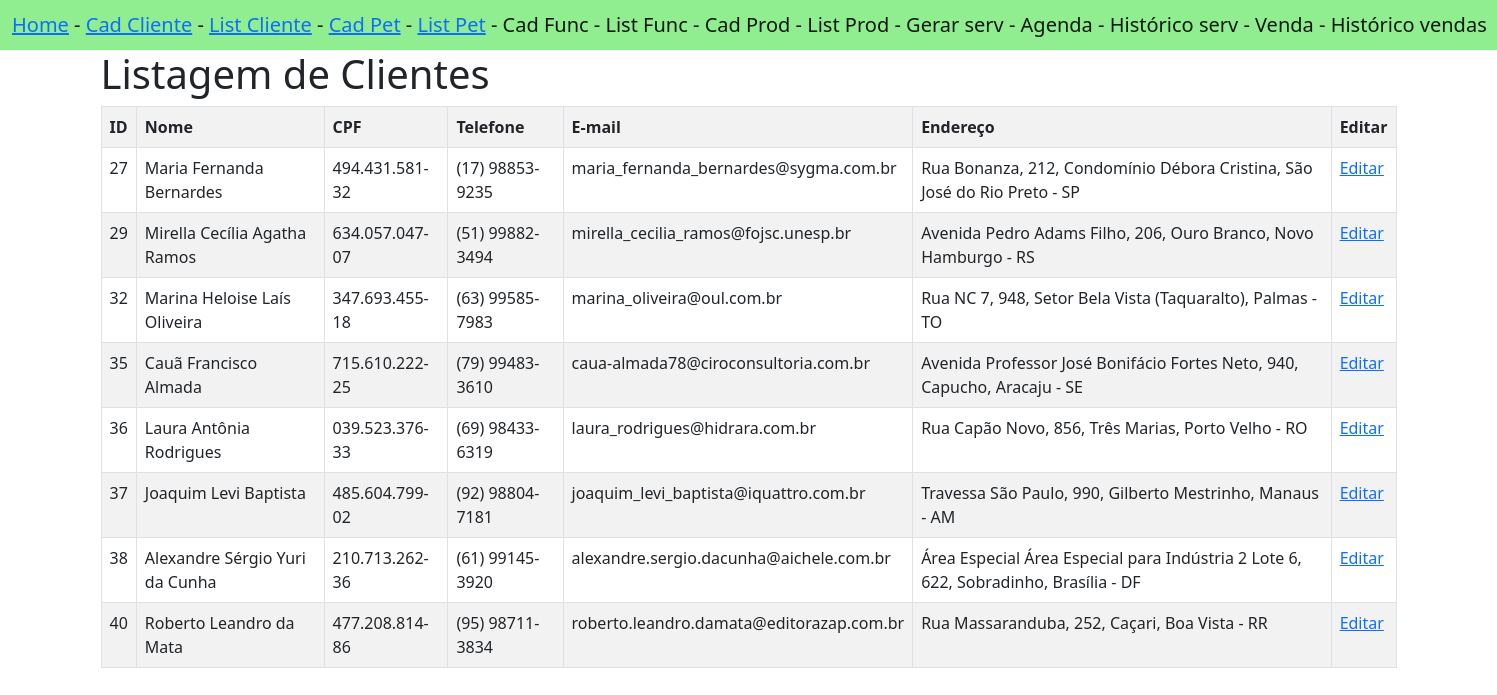
The app's page /listarClientes/, older data.
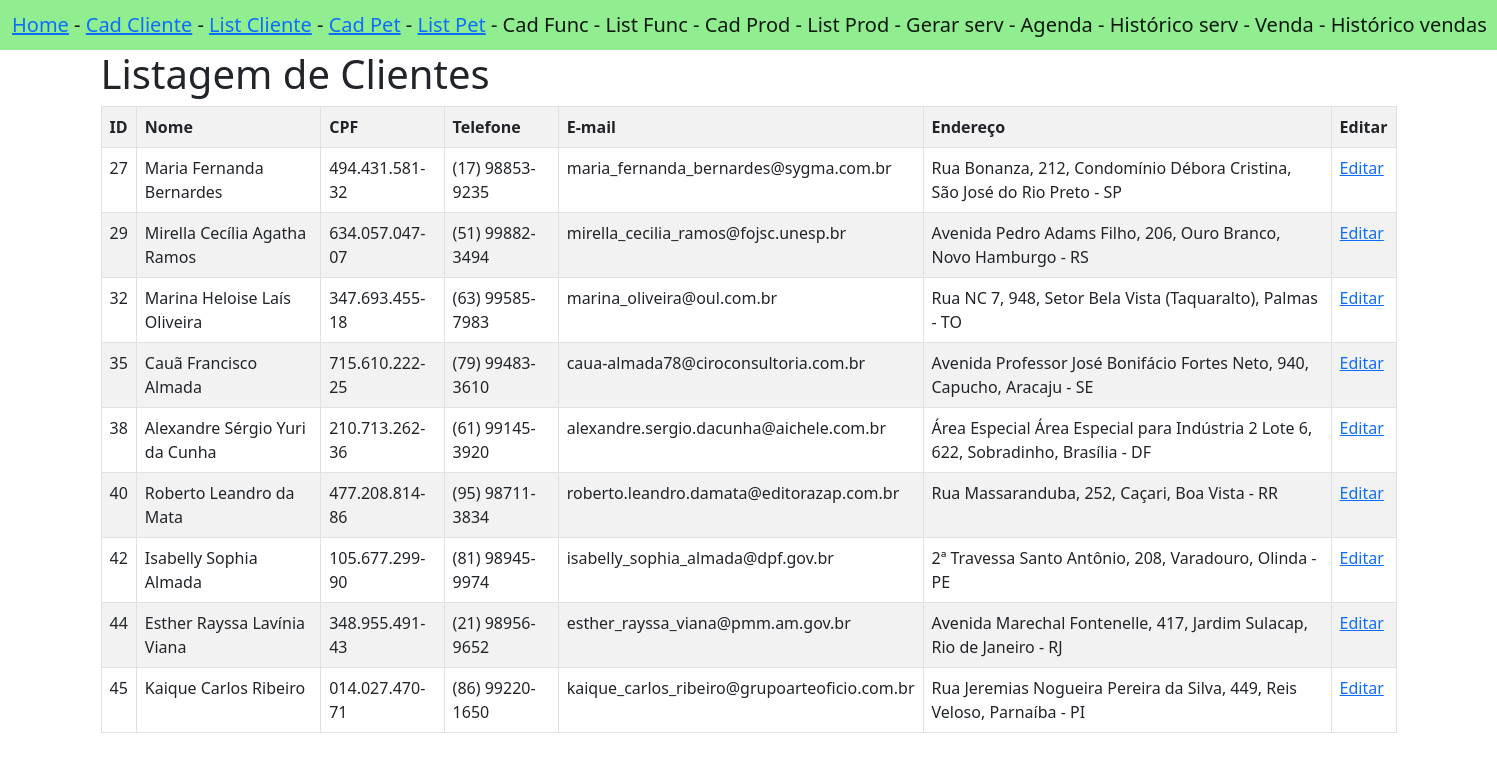
The same page, newer data.
### appPetPlanet/models.py (models this page shows)
class Cliente(models.Model):
    id_cliente = models.AutoField(primary_key=True)
    cpf = models.TextField()
    nome = models.TextField()
    email = models.TextField()
    telefone = models.TextField()
    endereco = models.TextField()

### appPetPlanet/views.py (the view)
# urls.py: path('listarClientes/', views.listarClientes, name='listarClientes'),
def listarClientes(request):
    clientes = {
        'clientes': Cliente.objects.all()
    }
    return render(request, 'cliente/listarClientes.html', clientes)

### appPetPlanet/templates/cliente/listarClientes.html
{% extends 'navBar.html' %}
{% block conteudo %}
<div class="container">
    <h1>Listagem de Clientes</h1>
    <table class="table table-bordered table-striped">
        <tr>
            <th>ID</th>
            <th>Nome</th>
            <th>CPF</th>
            <th>Telefone</th>
            <th>E-mail</th>
            <th>Endereço</th>
            <th>Editar</th>
        </tr>
        {% for cliente in clientes %}
        <tr>
            <td>{{cliente.id_cliente}}</td>
            <td>{{cliente.nome}}</td>
            <td>{{cliente.cpf}}</td>
            <td>{{cliente.telefone}}</td>
            <td>{{cliente.email}}</td>
            <td>{{cliente.endereco}}</td>
            <td><a href="{% url 'infoCliente' %}{{cliente.id_cliente}}">Editar</a></td>
        </tr>
        {% endfor %}
    </table>
</div>
{% endblock %}

### appPetPlanet/templates/navBar.html (shortened to what this page needs)
<!doctype html>
<html lang="pt">
<head>
  <link href="https://cdn.jsdelivr.net/npm/bootstrap@5.0.2/dist/css/bootstrap.min.css" rel="stylesheet"
>
</head>
<body>
  <nav style="background-color: lightgreen;" class="navbar navbar-light navbar-expand-lg">
    <div class="container-fluid">
      <span class="navbar-brand mb-0 h1">
        <a href="{% url 'home' %}">Home</a> -
        <a href="{% url 'cadastrarCliente' %}">Cad Cliente</a> -
        <a href="{% url 'listarClientes' %}">List Cliente</a> -
        <a href="{% url 'cadastrarPet' %}">Cad Pet</a> -
        <a href="{% url 'listarPets' %}">List Pet</a> -
        <a>Cad Func</a> -
        <a>List Func</a> -
        <a>Cad Prod</a> -
        <a>List Prod</a> -
        <a>Gerar serv</a> -
        <a>Agenda</a> -
        <a>Histórico serv</a> -
        <a>Venda</a> -
        <a>Histórico vendas</a>
      </span>
    </div>
  </nav>
  {% block conteudo %}
  {% endblock %}
</body>
</html>

Row changes from the older to the newer data that the page shows:
removed Cliente: id_cliente "36", nome "Laura Antônia Rodrigues", cpf "039.523.376-33", telefone "(69) 98433-6319", email "laura_rodrigues@hidrara.com.br", endereco "Rua Capão Novo, 856, Três Marias, Porto Velho - RO"
removed Cliente: id_cliente "37", nome "Joaquim Levi Baptista", cpf "485.604.799-02", telefone "(92) 98804-7181", email "joaquim_levi_baptista@iquattro.com.br", endereco "Travessa São Paulo, 990, Gilberto Mestrinho, Manaus - AM"
added Cliente: id_cliente "42", nome "Isabelly Sophia Almada", cpf "105.677.299-90", telefone "(81) 98945-9974", email "isabelly_sophia_almada@dpf.gov.br", endereco "2ª Travessa Santo Antônio, 208, Varadouro, Olinda - PE"
added Cliente: id_cliente "44", nome "Esther Rayssa Lavínia Viana", cpf "348.955.491-43", telefone "(21) 98956-9652", email "esther_rayssa_viana@pmm.am.gov.br", endereco "Avenida Marechal Fontenelle, 417, Jardim Sulacap, Rio de Janeiro - RJ"
added Cliente: id_cliente "45", nome "Kaique Carlos Ribeiro", cpf "014.027.470-71", telefone "(86) 99220-1650", email "kaique_carlos_ribeiro@grupoarteoficio.com.br", endereco "Rua Jeremias Nogueira Pereira da Silva, 449, Reis Veloso, Parnaíba - PI"
